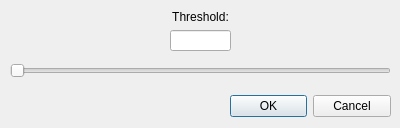
<?xml version="1.0" encoding="UTF-8"?>
<ui version="4.0">
 <class>DialogBinarize</class>
 <widget class="QDialog" name="DialogBinarize">
  <property name="geometry">
   <rect>
    <x>0</x>
    <y>0</y>
    <width>400</width>
    <height>128</height>
   </rect>
  </property>
  <property name="windowTitle">
   <string>Binarize</string>
  </property>
  <widget class="QDialogButtonBox" name="okCancelButtonBox">
   <property name="geometry">
    <rect>
     <x>230</x>
     <y>90</y>
     <width>161</width>
     <height>32</height>
    </rect>
   </property>
   <property name="orientation">
    <enum>Qt::Horizontal</enum>
   </property>
   <property name="standardButtons">
    <set>QDialogButtonBox::Cancel|QDialogButtonBox::Ok</set>
   </property>
  </widget>
  <widget class="QSlider" name="thresholdHorizontalSlider">
   <property name="geometry">
    <rect>
     <x>10</x>
     <y>60</y>
     <width>381</width>
     <height>22</height>
    </rect>
   </property>
   <property name="maximum">
    <number>255</number>
   </property>
   <property name="orientation">
    <enum>Qt::Horizontal</enum>
   </property>
  </widget>
  <widget class="QWidget" name="">
   <property name="geometry">
    <rect>
     <x>170</x>
     <y>10</y>
     <width>61</width>
     <height>41</height>
    </rect>
   </property>
   <layout class="QVBoxLayout" name="verticalLayout">
    <item>
     <widget class="QLabel" name="thresholdLabel">
      <property name="text">
       <string>Threshold:</string>
      </property>
      <property name="alignment">
       <set>Qt::AlignCenter</set>
      </property>
     </widget>
    </item>
    <item>
     <widget class="QLineEdit" name="thresholdLineEdit">
      <property name="maxLength">
       <number>3</number>
      </property>
      <property name="alignment">
       <set>Qt::AlignCenter</set>
      </property>
     </widget>
    </item>
   </layout>
  </widget>
 </widget>
 <resources/>
 <connections>
  <connection>
   <sender>okCancelButtonBox</sender>
   <signal>accepted()</signal>
   <receiver>DialogBinarize</receiver>
   <slot>accept()</slot>
   <hints>
    <hint type="sourcelabel">
     <x>248</x>
     <y>254</y>
    </hint>
    <hint type="destinationlabel">
     <x>157</x>
     <y>274</y>
    </hint>
   </hints>
  </connection>
  <connection>
   <sender>okCancelButtonBox</sender>
   <signal>rejected()</signal>
   <receiver>DialogBinarize</receiver>
   <slot>reject()</slot>
   <hints>
    <hint type="sourcelabel">
     <x>316</x>
     <y>260</y>
    </hint>
    <hint type="destinationlabel">
     <x>286</x>
     <y>274</y>
    </hint>
   </hints>
  </connection>
 </connections>
</ui>
